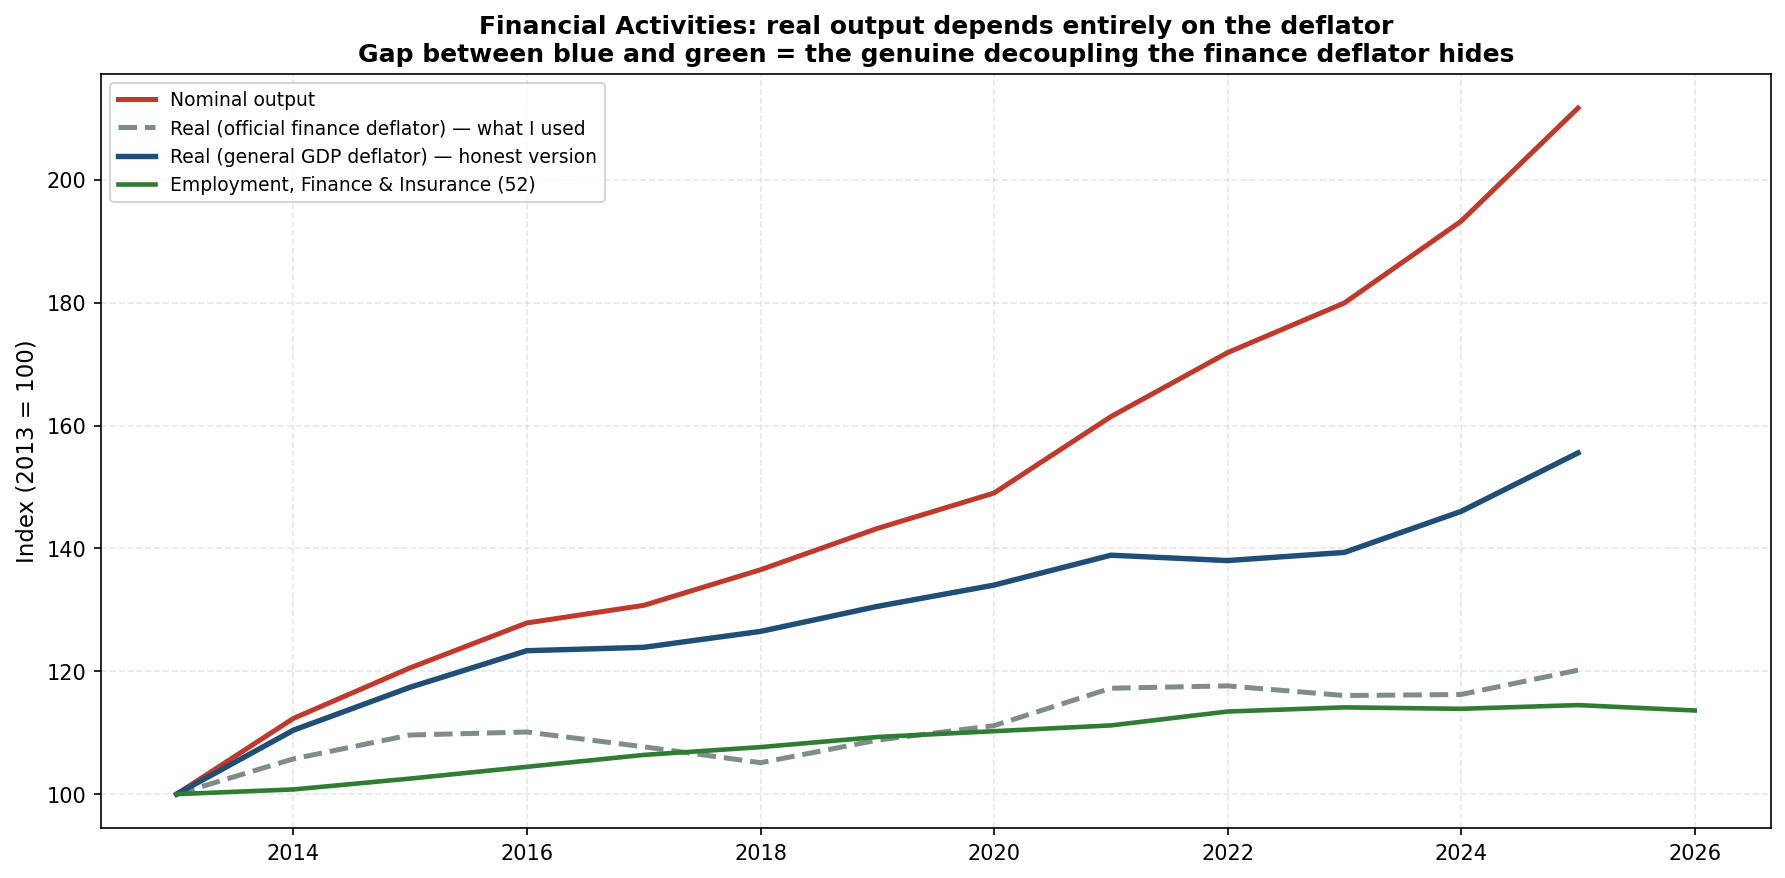

Python code for this plot:
"""
finance_real_bracket.py
Settle the finance decoupling by fixing the two problems in the earlier version:

  (1) DEFLATOR. The BEA finance value-added deflator is FISIM-contaminated and
      runs ~4.8%/yr (vs ~2-3%/yr economy-wide), which understates real finance
      output in exactly the rate-hike years. We re-deflate the nominal series
      with a general price index (GDP deflator) and show the result next to the
      official finance deflator, as a bracket.

  (2) NAICS MISMATCH. Output is Finance & Insurance (NAICS 52). USFIRE
      employment is Financial Activities (52 + 53 Real Estate). We add
      Finance-&-Insurance-only employment (CES5552000001) so numerator and
      denominator cover the same industry.

Inputs (../FRED-Data/):
  financial_activities_value_added_VAFI.csv                 nominal VA, Finance & Insurance (have)
  finance_value_added_deflator_A795RG3A027NBEA.csv          official finance VA deflator (have)
  gdp_deflator_GDPDEF.csv                                   general price index (DOWNLOAD)
  financial_activities_employment_USFIRE.csv                employment 52+53 (have)
  finance_insurance_employment_CES5552000001.csv            employment 52 only (DOWNLOAD)

Outputs finance_real_bracket.png and a bracket table.
"""

import os
import numpy as np
import pandas as pd
import matplotlib
matplotlib.use("Agg")
import matplotlib.pyplot as plt

HERE     = os.path.dirname(os.path.abspath(__file__))
DATA_DIR = os.path.join(HERE, "..", "FRED-Data") + os.sep

GDPDEF_FILE = "gdp_deflator_GDPDEF.csv"
EMP52_FILE  = "finance_insurance_employment_CES5552000001.csv"


def load(filename, label):
    df = pd.read_csv(os.path.join(DATA_DIR, filename))
    df.columns = [c.strip() for c in df.columns]
    df[df.columns[0]] = pd.to_datetime(df[df.columns[0]])
    df = df.set_index(df.columns[0])
    df[df.columns[0]] = pd.to_numeric(df[df.columns[0]], errors="coerce")
    return df.iloc[:, 0].rename(label).dropna()


missing = [f for f in (GDPDEF_FILE, EMP52_FILE) if not os.path.exists(os.path.join(DATA_DIR, f))]
if missing:
    print("Download these into ../FRED-Data/ first:")
    if GDPDEF_FILE in missing:
        print(f"  {GDPDEF_FILE}   https://fred.stlouisfed.org/graph/fredgraph.csv?id=GDPDEF")
    if EMP52_FILE in missing:
        print(f"  {EMP52_FILE}   https://fred.stlouisfed.org/graph/fredgraph.csv?id=CES5552000001")
    raise SystemExit(0)

nom      = load("financial_activities_value_added_VAFI.csv", "nom").resample("YS").mean()
fin_defl = load("finance_value_added_deflator_A795RG3A027NBEA.csv", "fdefl")            # annual
gdp_defl = load(GDPDEF_FILE, "gdefl").resample("YS").mean()                             # -> annual
emp_all  = load("financial_activities_employment_USFIRE.csv", "e_all").resample("YS").mean()   # 52+53
emp_52   = load(EMP52_FILE, "e_52").resample("YS").mean()                               # 52 only


def cagr(s):
    s = s[s.index >= "2013-01-01"].dropna()
    yrs = (s.index[-1] - s.index[0]).days / 365.25
    return ((s.iloc[-1] / s.iloc[0]) ** (1 / yrs) - 1) * 100


# real output under each deflator (index cancels; growth is what matters)
real_fin = (nom / fin_defl).dropna()          # official finance deflator
real_gdp = (nom / gdp_defl).dropna()          # general GDP deflator

print("=" * 74)
print("FINANCE REAL DECOUPLING — deflator bracket x NAICS-consistent employment")
print("=" * 74)
print(f"\nNominal output CAGR 2013-25: {cagr(nom):.1f}%/yr")
print(f"Employment CAGR: Financial Activities (52+53) {cagr(emp_all):.1f}%/yr | "
      f"Finance & Insurance (52) {cagr(emp_52):.1f}%/yr\n")

print(f"Real OUTPUT growth:  finance deflator {cagr(real_fin):.1f}%/yr   |   GDP deflator {cagr(real_gdp):.1f}%/yr\n")

print("Real PRODUCTIVITY (output/worker) CAGR, %/yr:")
print(f"  {'':<26}{'emp 52+53 (USFIRE)':>20}{'emp 52 only':>14}")
for lab, real in [("official finance deflator", real_fin), ("general GDP deflator", real_gdp)]:
    p_all = cagr((real / emp_all).dropna())
    p_52  = cagr((real / emp_52).dropna())
    print(f"  {lab:<26}{p_all:>18.1f}{p_52:>14.1f}")
print("\n(US-average labor productivity growth ~1.5%/yr)")

# ---- chart ----
fig, ax = plt.subplots(figsize=(12, 6))
def idx(s):
    s = s[s.index >= "2013-01-01"]; return s / s.iloc[0] * 100
ax.plot(idx(nom).index,      idx(nom),      color="#c0392b", lw=2.4, label="Nominal output")
ax.plot(idx(real_fin).index, idx(real_fin), color="#7f8c8d", lw=2.4, ls="--",
        label="Real (official finance deflator) — what I used")
ax.plot(idx(real_gdp).index, idx(real_gdp), color="#1f4e79", lw=2.6,
        label="Real (general GDP deflator) — honest version")
ax.plot(idx(emp_52).index,   idx(emp_52),   color="#2e7d32", lw=2.2, label="Employment, Finance & Insurance (52)")
ax.set_ylabel("Index (2013 = 100)", fontsize=11)
ax.set_title("Financial Activities: real output depends entirely on the deflator\n"
             "Gap between blue and green = the genuine decoupling the finance deflator hides",
             fontsize=12, fontweight="bold")
ax.legend(fontsize=9); ax.grid(True, ls="--", alpha=0.3)
plt.tight_layout()
plt.savefig(os.path.join(HERE, "finance_real_bracket.png"), dpi=150, bbox_inches="tight")
print("\nChart saved: finance_real_bracket.png")
